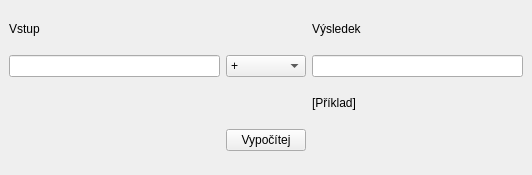
<?xml version="1.0" encoding="UTF-8"?>
<ui version="4.0">
	<class>MainWindow</class>
	<widget class="QMainWindow" name="MainWindow">
		<property name="geometry">
			<rect>
				<x>0</x>
				<y>0</y>
				<width>532</width>
				<height>175</height>
			</rect>
		</property>
		<property name="windowTitle">
			<string>MainWindow</string>
		</property>
		<widget class="QWidget" name="centralwidget">
			<layout class="QGridLayout" name="gridLayout">
				<item row="1" column="3">
					<widget class="QComboBox" name="comboBox">
						<property name="sizeAdjustPolicy">
							<enum>QComboBox::AdjustToContents</enum>
						</property>
						<item>
							<property name="text">
								<string>+</string>
							</property>
						</item>
						<item>
							<property name="text">
								<string>-</string>
							</property>
						</item>
						<item>
							<property name="text">
								<string>*</string>
							</property>
						</item>
						<item>
							<property name="text">
								<string>/</string>
							</property>
						</item>
						<item>
							<property name="text">
								<string>//</string>
							</property>
						</item>
						<item>
							<property name="text">
								<string>%</string>
							</property>
						</item>
					</widget>
				</item>
				<item row="3" column="3">
					<widget class="QPushButton" name="pushButton">
						<property name="text">
							<string>Vypočítej</string>
						</property>
					</widget>
				</item>
				<item row="0" column="1">
					<widget class="QLabel" name="label">
						<property name="sizePolicy">
							<sizepolicy hsizetype="Preferred" vsizetype="Maximum">
								<horstretch>0</horstretch>
								<verstretch>0</verstretch>
							</sizepolicy>
						</property>
						<property name="text">
							<string>Vstup</string>
						</property>
					</widget>
				</item>
				<item row="2" column="4">
					<widget class="QLabel" name="label_3">
						<property name="sizePolicy">
							<sizepolicy hsizetype="Preferred" vsizetype="Maximum">
								<horstretch>0</horstretch>
								<verstretch>0</verstretch>
							</sizepolicy>
						</property>
						<property name="text">
							<string>[Příklad]</string>
						</property>
					</widget>
				</item>
				<item row="1" column="4">
					<widget class="QLineEdit" name="lineEdit_2"/>
				</item>
				<item row="1" column="1">
					<widget class="QLineEdit" name="lineEdit"/>
				</item>
				<item row="0" column="4">
					<widget class="QLabel" name="label_2">
						<property name="text">
							<string>Výsledek</string>
						</property>
					</widget>
				</item>
			</layout>
		</widget>
	</widget>
	<resources/>
	<connections>
		<connection>
			<sender>pushButton</sender>
			<signal>clicked()</signal>
			<receiver>MainWindow</receiver>
			<slot>say_hello()</slot>
			<hints>
				<hint type="sourcelabel">
					<x>269</x>
					<y>134</y>
				</hint>
				<hint type="destinationlabel">
					<x>168</x>
					<y>105</y>
				</hint>
			</hints>
		</connection>
	</connections>
	<slots>
		<slot>say_hello()</slot>
	</slots>
</ui>
